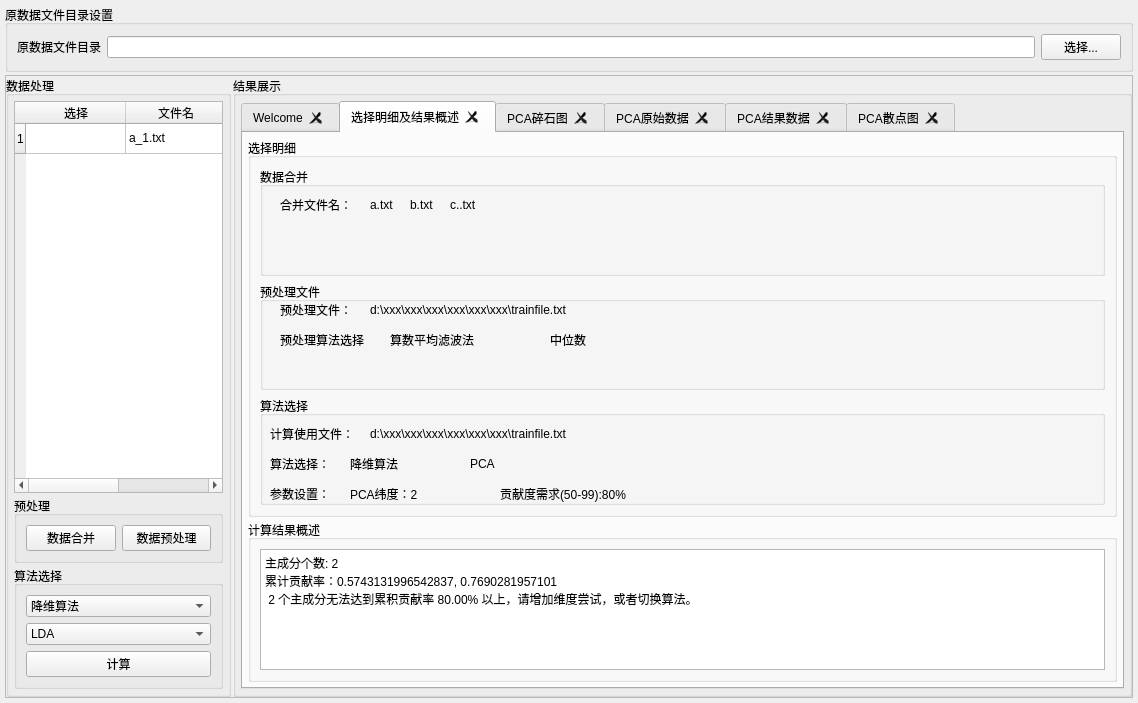
<?xml version="1.0" encoding="UTF-8"?>
<ui version="4.0">
 <class>alg_new_show</class>
 <widget class="QWidget" name="alg_new_show">
  <property name="geometry">
   <rect>
    <x>0</x>
    <y>0</y>
    <width>1138</width>
    <height>703</height>
   </rect>
  </property>
  <property name="windowTitle">
   <string>Form</string>
  </property>
  <layout class="QVBoxLayout" name="verticalLayout" stretch="0,9">
   <property name="spacing">
    <number>3</number>
   </property>
   <property name="leftMargin">
    <number>5</number>
   </property>
   <property name="topMargin">
    <number>5</number>
   </property>
   <property name="rightMargin">
    <number>5</number>
   </property>
   <property name="bottomMargin">
    <number>5</number>
   </property>
   <item>
    <widget class="QGroupBox" name="groupBox">
     <property name="title">
      <string>原数据文件目录设置</string>
     </property>
     <property name="flat">
      <bool>false</bool>
     </property>
     <property name="checkable">
      <bool>false</bool>
     </property>
     <layout class="QHBoxLayout" name="horizontalLayout">
      <property name="spacing">
       <number>6</number>
      </property>
      <property name="leftMargin">
       <number>9</number>
      </property>
      <property name="topMargin">
       <number>9</number>
      </property>
      <property name="rightMargin">
       <number>9</number>
      </property>
      <property name="bottomMargin">
       <number>9</number>
      </property>
      <item>
       <widget class="QLabel" name="label">
        <property name="text">
         <string>原数据文件目录</string>
        </property>
       </widget>
      </item>
      <item>
       <widget class="QLineEdit" name="lineEdit"/>
      </item>
      <item>
       <widget class="QPushButton" name="pushButton">
        <property name="text">
         <string>选择...</string>
        </property>
       </widget>
      </item>
     </layout>
    </widget>
   </item>
   <item>
    <widget class="QFrame" name="frame">
     <property name="frameShape">
      <enum>QFrame::Shape::StyledPanel</enum>
     </property>
     <property name="frameShadow">
      <enum>QFrame::Shadow::Raised</enum>
     </property>
     <layout class="QHBoxLayout" name="horizontalLayout_2" stretch="2,8">
      <property name="spacing">
       <number>2</number>
      </property>
      <property name="leftMargin">
       <number>0</number>
      </property>
      <property name="topMargin">
       <number>0</number>
      </property>
      <property name="rightMargin">
       <number>0</number>
      </property>
      <property name="bottomMargin">
       <number>0</number>
      </property>
      <item>
       <widget class="QGroupBox" name="groupBox_2">
        <property name="title">
         <string>数据处理</string>
        </property>
        <layout class="QVBoxLayout" name="verticalLayout_2" stretch="7,1,2">
         <property name="spacing">
          <number>3</number>
         </property>
         <property name="leftMargin">
          <number>5</number>
         </property>
         <property name="topMargin">
          <number>5</number>
         </property>
         <property name="rightMargin">
          <number>5</number>
         </property>
         <property name="bottomMargin">
          <number>5</number>
         </property>
         <item>
          <widget class="QTableWidget" name="tableWidget">
           <row/>
           <column>
            <property name="text">
             <string>选择</string>
            </property>
           </column>
           <column>
            <property name="text">
             <string>文件名</string>
            </property>
           </column>
           <item row="0" column="0">
            <property name="text">
             <string/>
            </property>
            <property name="checkState">
             <enum>Unchecked</enum>
            </property>
           </item>
           <item row="0" column="1">
            <property name="text">
             <string>a_1.txt</string>
            </property>
           </item>
          </widget>
         </item>
         <item>
          <widget class="QGroupBox" name="groupBox_4">
           <property name="title">
            <string>预处理</string>
           </property>
           <layout class="QHBoxLayout" name="horizontalLayout_3">
            <item>
             <widget class="QPushButton" name="pushButton_2">
              <property name="text">
               <string>数据合并</string>
              </property>
             </widget>
            </item>
            <item>
             <widget class="QPushButton" name="pushButton_3">
              <property name="text">
               <string>数据预处理</string>
              </property>
             </widget>
            </item>
           </layout>
          </widget>
         </item>
         <item>
          <widget class="QGroupBox" name="groupBox_5">
           <property name="title">
            <string>算法选择</string>
           </property>
           <layout class="QVBoxLayout" name="verticalLayout_3">
            <item>
             <widget class="QComboBox" name="comboBox">
              <item>
               <property name="text">
                <string>降维算法</string>
               </property>
              </item>
              <item>
               <property name="text">
                <string>回归算法</string>
               </property>
              </item>
              <item>
               <property name="text">
                <string>分类算法</string>
               </property>
              </item>
             </widget>
            </item>
            <item>
             <widget class="QComboBox" name="comboBox_2">
              <item>
               <property name="text">
                <string>LDA</string>
               </property>
              </item>
              <item>
               <property name="text">
                <string>SVM</string>
               </property>
              </item>
              <item>
               <property name="text">
                <string>RF</string>
               </property>
              </item>
             </widget>
            </item>
            <item>
             <widget class="QPushButton" name="pushButton_4">
              <property name="text">
               <string>计算</string>
              </property>
             </widget>
            </item>
           </layout>
          </widget>
         </item>
        </layout>
       </widget>
      </item>
      <item>
       <widget class="QGroupBox" name="groupBox_3">
        <property name="title">
         <string>结果展示</string>
        </property>
        <layout class="QHBoxLayout" name="horizontalLayout_4">
         <property name="spacing">
          <number>3</number>
         </property>
         <property name="leftMargin">
          <number>5</number>
         </property>
         <property name="topMargin">
          <number>5</number>
         </property>
         <property name="rightMargin">
          <number>5</number>
         </property>
         <property name="bottomMargin">
          <number>5</number>
         </property>
         <item>
          <widget class="QTabWidget" name="tabWidget">
           <property name="toolTip">
            <string/>
           </property>
           <property name="currentIndex">
            <number>1</number>
           </property>
           <property name="tabsClosable">
            <bool>true</bool>
           </property>
           <widget class="QWidget" name="tab_5">
            <attribute name="title">
             <string>Welcome</string>
            </attribute>
            <widget class="QWidget" name="">
             <property name="geometry">
              <rect>
               <x>230</x>
               <y>150</y>
               <width>281</width>
               <height>211</height>
              </rect>
             </property>
             <layout class="QVBoxLayout" name="verticalLayout_6">
              <item>
               <widget class="QLabel" name="label_19">
                <property name="text">
                 <string>1. 选择原数据目录</string>
                </property>
               </widget>
              </item>
              <item>
               <widget class="QLabel" name="label_21">
                <property name="text">
                 <string>2. 选择合并的数据文件</string>
                </property>
               </widget>
              </item>
              <item>
               <widget class="QLabel" name="label_23">
                <property name="text">
                 <string>3. 选择预处理的数据文件</string>
                </property>
               </widget>
              </item>
              <item>
               <widget class="QLabel" name="label_22">
                <property name="text">
                 <string>4. 算法选择</string>
                </property>
               </widget>
              </item>
              <item>
               <widget class="QLabel" name="label_20">
                <property name="text">
                 <string>5. 结果展示</string>
                </property>
               </widget>
              </item>
             </layout>
            </widget>
           </widget>
           <widget class="QWidget" name="tab_main">
            <attribute name="title">
             <string>选择明细及结果概述</string>
            </attribute>
            <layout class="QVBoxLayout" name="verticalLayout_4" stretch="7,3">
             <property name="spacing">
              <number>3</number>
             </property>
             <property name="leftMargin">
              <number>5</number>
             </property>
             <property name="topMargin">
              <number>5</number>
             </property>
             <property name="rightMargin">
              <number>5</number>
             </property>
             <property name="bottomMargin">
              <number>5</number>
             </property>
             <item>
              <widget class="QGroupBox" name="groupBox_9">
               <property name="title">
                <string>选择明细</string>
               </property>
               <layout class="QVBoxLayout" name="verticalLayout_5">
                <item>
                 <widget class="QGroupBox" name="groupBox_6">
                  <property name="title">
                   <string>数据合并</string>
                  </property>
                  <widget class="QLabel" name="label_2">
                   <property name="geometry">
                    <rect>
                     <x>20</x>
                     <y>30</y>
                     <width>81</width>
                     <height>16</height>
                    </rect>
                   </property>
                   <property name="text">
                    <string>合并文件名：</string>
                   </property>
                  </widget>
                  <widget class="QLabel" name="label_3">
                   <property name="geometry">
                    <rect>
                     <x>110</x>
                     <y>30</y>
                     <width>54</width>
                     <height>16</height>
                    </rect>
                   </property>
                   <property name="text">
                    <string>a.txt</string>
                   </property>
                  </widget>
                  <widget class="QLabel" name="label_4">
                   <property name="geometry">
                    <rect>
                     <x>150</x>
                     <y>30</y>
                     <width>54</width>
                     <height>16</height>
                    </rect>
                   </property>
                   <property name="text">
                    <string>b.txt</string>
                   </property>
                  </widget>
                  <widget class="QLabel" name="label_5">
                   <property name="geometry">
                    <rect>
                     <x>190</x>
                     <y>30</y>
                     <width>54</width>
                     <height>16</height>
                    </rect>
                   </property>
                   <property name="text">
                    <string>c..txt</string>
                   </property>
                  </widget>
                 </widget>
                </item>
                <item>
                 <widget class="QGroupBox" name="groupBox_7">
                  <property name="title">
                   <string>预处理文件</string>
                  </property>
                  <widget class="QLabel" name="label_6">
                   <property name="geometry">
                    <rect>
                     <x>20</x>
                     <y>50</y>
                     <width>91</width>
                     <height>16</height>
                    </rect>
                   </property>
                   <property name="text">
                    <string>预处理算法选择</string>
                   </property>
                  </widget>
                  <widget class="QLabel" name="label_7">
                   <property name="geometry">
                    <rect>
                     <x>20</x>
                     <y>20</y>
                     <width>71</width>
                     <height>16</height>
                    </rect>
                   </property>
                   <property name="text">
                    <string>预处理文件：</string>
                   </property>
                  </widget>
                  <widget class="QLabel" name="label_8">
                   <property name="geometry">
                    <rect>
                     <x>110</x>
                     <y>20</y>
                     <width>361</width>
                     <height>16</height>
                    </rect>
                   </property>
                   <property name="text">
                    <string>d:\xxx\xxx\xxx\xxx\xxx\xxx\trainfile.txt</string>
                   </property>
                  </widget>
                  <widget class="QLabel" name="label_9">
                   <property name="geometry">
                    <rect>
                     <x>130</x>
                     <y>50</y>
                     <width>161</width>
                     <height>16</height>
                    </rect>
                   </property>
                   <property name="text">
                    <string>算数平均滤波法</string>
                   </property>
                  </widget>
                  <widget class="QLabel" name="label_10">
                   <property name="geometry">
                    <rect>
                     <x>290</x>
                     <y>50</y>
                     <width>54</width>
                     <height>16</height>
                    </rect>
                   </property>
                   <property name="text">
                    <string>中位数</string>
                   </property>
                  </widget>
                 </widget>
                </item>
                <item>
                 <widget class="QGroupBox" name="groupBox_8">
                  <property name="title">
                   <string>算法选择</string>
                  </property>
                  <widget class="QLabel" name="label_11">
                   <property name="geometry">
                    <rect>
                     <x>10</x>
                     <y>30</y>
                     <width>81</width>
                     <height>16</height>
                    </rect>
                   </property>
                   <property name="text">
                    <string>计算使用文件：</string>
                   </property>
                  </widget>
                  <widget class="QLabel" name="label_12">
                   <property name="geometry">
                    <rect>
                     <x>110</x>
                     <y>30</y>
                     <width>361</width>
                     <height>16</height>
                    </rect>
                   </property>
                   <property name="text">
                    <string>d:\xxx\xxx\xxx\xxx\xxx\xxx\trainfile.txt</string>
                   </property>
                  </widget>
                  <widget class="QLabel" name="label_13">
                   <property name="geometry">
                    <rect>
                     <x>10</x>
                     <y>60</y>
                     <width>61</width>
                     <height>16</height>
                    </rect>
                   </property>
                   <property name="text">
                    <string>算法选择：</string>
                   </property>
                  </widget>
                  <widget class="QLabel" name="label_14">
                   <property name="geometry">
                    <rect>
                     <x>90</x>
                     <y>60</y>
                     <width>161</width>
                     <height>16</height>
                    </rect>
                   </property>
                   <property name="text">
                    <string>降维算法</string>
                   </property>
                  </widget>
                  <widget class="QLabel" name="label_15">
                   <property name="geometry">
                    <rect>
                     <x>210</x>
                     <y>60</y>
                     <width>54</width>
                     <height>16</height>
                    </rect>
                   </property>
                   <property name="text">
                    <string>PCA</string>
                   </property>
                  </widget>
                  <widget class="QLabel" name="label_16">
                   <property name="geometry">
                    <rect>
                     <x>10</x>
                     <y>90</y>
                     <width>61</width>
                     <height>16</height>
                    </rect>
                   </property>
                   <property name="text">
                    <string>参数设置：</string>
                   </property>
                  </widget>
                  <widget class="QLabel" name="label_17">
                   <property name="geometry">
                    <rect>
                     <x>90</x>
                     <y>90</y>
                     <width>161</width>
                     <height>16</height>
                    </rect>
                   </property>
                   <property name="text">
                    <string>PCA纬度：2</string>
                   </property>
                  </widget>
                  <widget class="QLabel" name="label_18">
                   <property name="geometry">
                    <rect>
                     <x>240</x>
                     <y>90</y>
                     <width>161</width>
                     <height>16</height>
                    </rect>
                   </property>
                   <property name="text">
                    <string>贡献度需求(50-99):80%</string>
                   </property>
                  </widget>
                 </widget>
                </item>
               </layout>
              </widget>
             </item>
             <item>
              <widget class="QGroupBox" name="groupBox_10">
               <property name="title">
                <string>计算结果概述</string>
               </property>
               <layout class="QHBoxLayout" name="horizontalLayout_5">
                <item>
                 <widget class="QTextBrowser" name="textBrowser">
                  <property name="html">
                   <string>&lt;!DOCTYPE HTML PUBLIC &quot;-//W3C//DTD HTML 4.0//EN&quot; &quot;http://www.w3.org/TR/REC-html40/strict.dtd&quot;&gt;
&lt;html&gt;&lt;head&gt;&lt;meta name=&quot;qrichtext&quot; content=&quot;1&quot; /&gt;&lt;meta charset=&quot;utf-8&quot; /&gt;&lt;style type=&quot;text/css&quot;&gt;
p, li { white-space: pre-wrap; }
hr { height: 1px; border-width: 0; }
li.unchecked::marker { content: &quot;\2610&quot;; }
li.checked::marker { content: &quot;\2612&quot;; }
&lt;/style&gt;&lt;/head&gt;&lt;body style=&quot; font-family:'Microsoft YaHei UI'; font-size:9pt; font-weight:400; font-style:normal;&quot;&gt;
&lt;p style=&quot; margin-top:0px; margin-bottom:0px; margin-left:0px; margin-right:0px; -qt-block-indent:0; text-indent:0px;&quot;&gt;主成分个数: 2&lt;/p&gt;
&lt;p style=&quot; margin-top:0px; margin-bottom:0px; margin-left:0px; margin-right:0px; -qt-block-indent:0; text-indent:0px;&quot;&gt;累计贡献率：0.5743131996542837, 0.7690281957101&lt;/p&gt;
&lt;p style=&quot; margin-top:0px; margin-bottom:0px; margin-left:0px; margin-right:0px; -qt-block-indent:0; text-indent:0px;&quot;&gt; 2 个主成分无法达到累积贡献率 80.00% 以上，请增加维度尝试，或者切换算法。&lt;/p&gt;&lt;/body&gt;&lt;/html&gt;</string>
                  </property>
                 </widget>
                </item>
               </layout>
              </widget>
             </item>
            </layout>
           </widget>
           <widget class="QWidget" name="tab">
            <attribute name="title">
             <string>PCA碎石图</string>
            </attribute>
           </widget>
           <widget class="QWidget" name="tab_2">
            <attribute name="title">
             <string>PCA原始数据</string>
            </attribute>
           </widget>
           <widget class="QWidget" name="tab_3">
            <attribute name="title">
             <string>PCA结果数据</string>
            </attribute>
           </widget>
           <widget class="QWidget" name="tab_4">
            <attribute name="title">
             <string>PCA散点图</string>
            </attribute>
           </widget>
          </widget>
         </item>
        </layout>
       </widget>
      </item>
     </layout>
    </widget>
   </item>
  </layout>
 </widget>
 <resources/>
 <connections/>
</ui>
